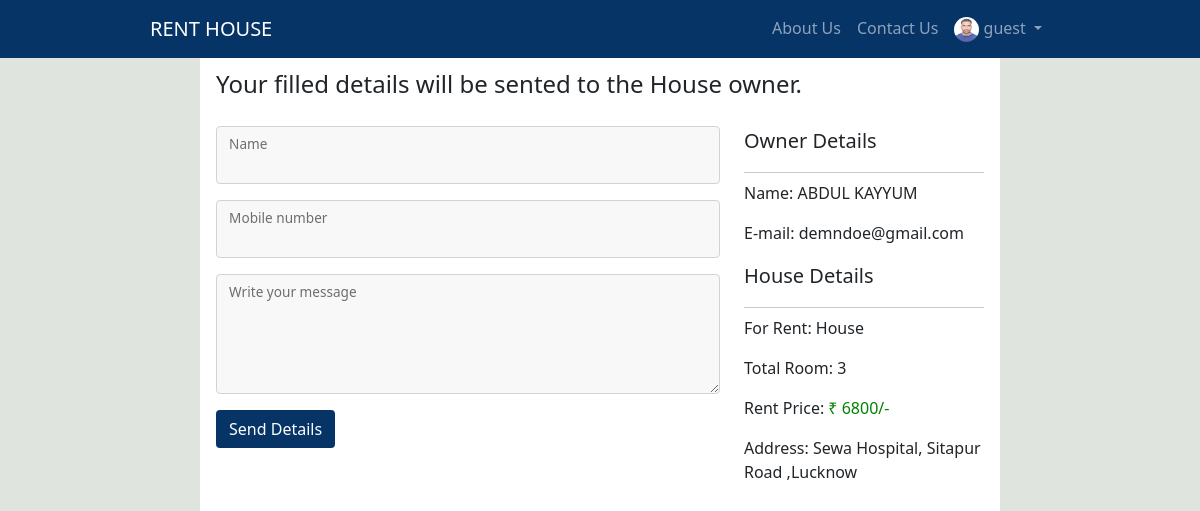
Screenshot of /contact-owner/10 (signed in) with the database file from the repository.
### guest/models.py (models this page shows, shortened)
class ProfilePic(models.Model):
    user = models.OneToOneField(User, on_delete=models.CASCADE)
    image = models.ImageField(default='avatar.jpg', upload_to='userProfilePicture')

class AddroomModel(models.Model):
    user = models.ForeignKey(User, on_delete=models.CASCADE)
    title = models.CharField(max_length=4, verbose_name='title')
    name = models.CharField(max_length=100, verbose_name='name')
    email = models.CharField(max_length=100, verbose_name='email')
    contact = models.CharField(max_length=100, verbose_name='conatact', blank=True, null=True)
    for_rent = models.CharField(max_length=20)
    water_supply = models.CharField(max_length=20)
    kitchen = models.CharField(max_length=20, blank=True, null=True)
    washroom = models.CharField(max_length=20)
    parking_space = models.CharField(max_length=20, blank=True, null=True)
    troom = models.PositiveIntegerField()
    address = models.CharField(max_length=200)
    nearest_city = models.CharField(max_length=100)
    price = models.PositiveIntegerField()
    country = models.CharField(max_length=100)
    state = models.CharField(max_length=100)
    district = models.CharField(max_length=100)
    pincode = models.PositiveIntegerField()
    desc = models.CharField(max_length=1000, default='')
    rmg1 = models.ImageField(default='image1.jpg', upload_to="roomImages")
    rmg2 = models.ImageField(default='image2.jpg', upload_to="roomImages")
    rmg3 = models.ImageField(default='image3.png', upload_to="roomImages")
    agreement = models.FileField(default='default_agreement.pdf', upload_to="roomAgreement")
    pub_date = models.DateTimeField(auto_now_add=True)

### guest/views.py (the view, shortened to what this page needs)
# urls.py: path('contact-owner/<int:rid>', views.contact_owner_view, name='contact_owner'),
def contact_owner_view(request, rid):
    room = AddroomModel.objects.get(id=rid)
    return render(request, 'contact_owner.html', {'room': room})

### guest/templates/contact_owner.html (shortened to what this page needs)
{% extends 'base.html' %}
{% block content %}
<div class="contact-owner-title">
    <p class="fs-4 lead">Your filled details will be sented to the {{room.for_rent}} owner.</p>
</div>
<div class="row">
    <div class="col-md-8 py-2">
        <form action="" method="post">
                <div class="form-floating mb-3">
                    <input type="text" name="name" class="form-control" id="name">
                    <label for="name" class="form-label">Name</label>
                </div>
                <div class="form-floating mb-3">
                    <input type="tel" class="form-control" name="phone" id="mobile">
                    <label for="mobile" class="form-label">Mobile number</label>
                </div>
                <div class="form-floating mb-3">
                    <textarea class="form-control" id="msg" rows="5" name="msg" style="height: 120px"></textarea>
                    <label for="msg" class="form-label">Write your message</label>
                </div>
                <div class="justify-content-center">
                    <button type="submit" class="btn btn-primary">Send Details</button>
                </div>
        </form>
    </div>
    <div class=" col-md-4 py-2 room-detail">
        <p class="fs-5">Owner Details</p>
        <hr class="my-2">
        <p class="fs-6 lead">Name: {{room.name}}</p>
        <p class="fs-6 lead">E-mail: {{room.email}}</p>
        <p class="fs-5">{{room.for_rent}} Details</p>
        <hr class="my-2">
        <p class="fs-6 lead">For Rent: {{room.for_rent}}</p>
        <p class="fs-6 lead">Total Room: {{room.troom}}</p>
        <p class="fs-6 lead">Rent Price: <strong class="price">&#8377; {{room.price}}/-</strong></p>
        <p class="fs-6 lead">Address: {{room.address|lower|title}}</p>
    </div>
</div>
{% endblock %}

### guest/templates/base.html (shortened to what this page needs)
{% load static %}
<!doctype html>
<html lang="en">
<head>
    <link href="https://cdn.jsdelivr.net/npm/bootstrap@5.1.0/dist/css/bootstrap.min.css" rel="stylesheet"
>
    <link rel="stylesheet" type="text/css" href="{% static 'css/base.css' %}">
    <link rel="stylesheet" href="https://cdn.jsdelivr.net/npm/bootstrap-icons@1.5.0/font/bootstrap-icons.css">
</head>
<body>
    <header class="custom-header">
        <nav class="navbar navbar-expand-lg navbar-dark">
            <div class="container-fluid custom-width">
                <a class="navbar-brand" href="/">RENT HOUSE</a>
                <div class="collapse navbar-collapse" id="navbarSupportedContent">
                    <ul class="navbar-nav ms-auto mb-2 mb-lg-0">
                        <li class="nav-item">
                            <a class="nav-link {% block aboutactive %} {% endblock aboutactive %}" href="{% url 'about' %}">About Us</a>
                        </li>
                        <li class="nav-item">
                            <a class="nav-link {% block contactactive %} {% endblock contactactive %}" href="{% url 'contact' %}">Contact Us</a>
                        </li>
                        {% if user.is_authenticated %}
                        <li class="nav-item dropdown">
                            <a class="nav-link dropdown-toggle" href="#" id="navbarDropdown" role="button"
                                data-bs-toggle="dropdown" aria-expanded="false">
                                <img class="rounded-circle" src="{{ request.user.profilepic.image.url }}" id="profile-pic"> {{user.username}}
                            </a>
                        </li>
                        {% else %}
                        <li class="nav-item">
                            <a class="nav-link" href="{% url 'login' %}">Login</a>
                        </li>
                        {% endif %}
                    </ul>
                </div>
            </div>
        </nav>
    </header>
    <section class="custom-body-content">
       {% block content %} {% endblock %}
    </section>
</body>
</html>

### staticAssets/css/base.css (style rules this page uses)
body { background-color: #dfe4de; }
.form-control { background-color: #f8f8f8e0; }
.custom-header { background-color: #063466; }
.custom-width { width: 77%; }
.custom-body-content { background-color: white; max-width: 50em; margin-left: auto; margin-right: auto; padding-top: 8px; padding-bottom: 8px; padding-left: 16px; padding-right: 16px; }
#profile-pic { width: 25px; height: 25px; }
.btn-primary, .btn-primary:focus, .btn-primary:active { background-color: #063466; border-color: #06346665; color: #ffffff; }

### guest/templates/contact_owner.html (style rules this page uses)
html, body { height: 100%; }
body { display: flex; flex-direction: column; }
.custom-body-content { width: 100%; height: 100%; }
.price { color: green; }

### rows the page displays
AddroomModel: for_rent "House", name "ABDUL KAYYUM", email "demndoe@gmail.com", troom "3", price "6800", address "Sewa Hospital, Sitapur Road ,Lucknow"

### other values shown
{{ user.username }} "guest"
